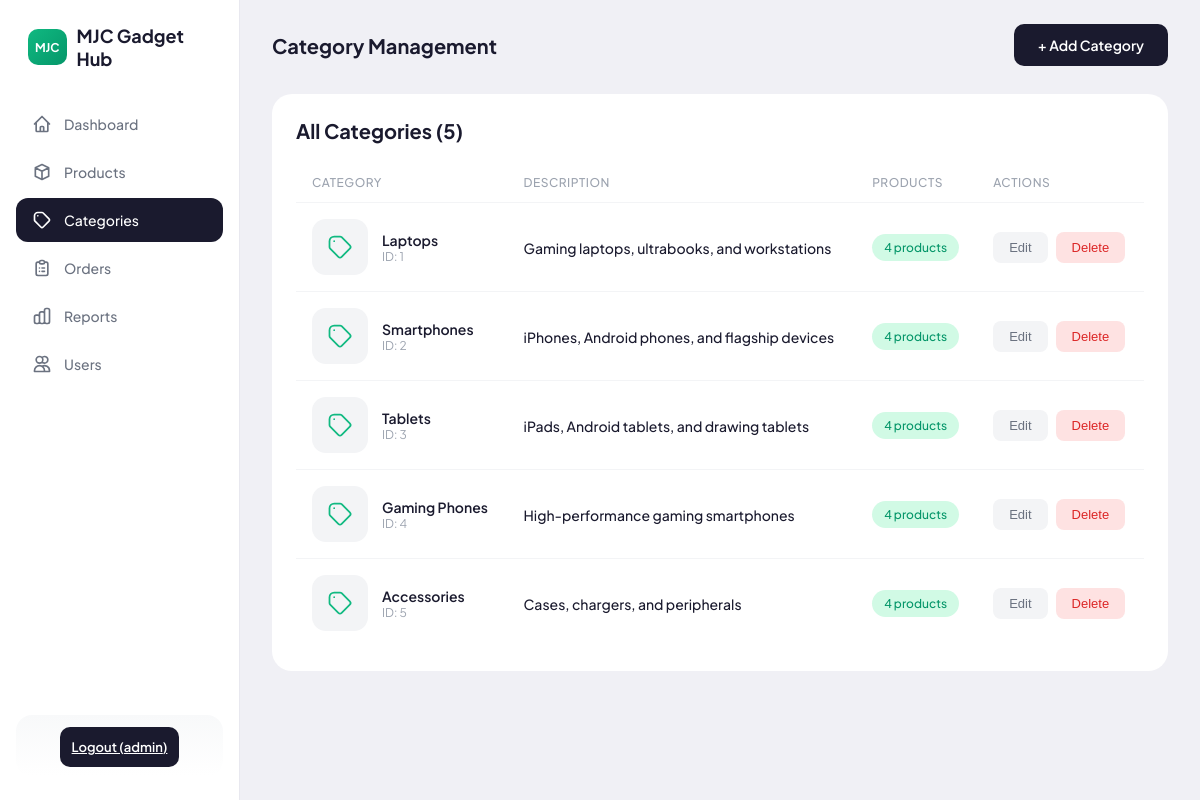
Page /admin/categories (signed in) on the committed database.
### app/models.py (models this page shows, shortened)
class User(UserMixin, db.Model):
    __tablename__ = 'user'
    id = db.Column(db.Integer, primary_key=True)
    email = db.Column(db.String(120), unique=True, nullable=False, index=True)
    username = db.Column(db.String(80), unique=True, nullable=False, index=True)
    password_hash = db.Column(db.String(256), nullable=False)
    is_admin = db.Column(db.Boolean, default=False, nullable=False)
    is_active_account = db.Column(db.Boolean, default=True, nullable=False)
    created_at = db.Column(db.DateTime, default=datetime.utcnow, nullable=False)
    orders = db.relationship('Order', backref='customer', lazy='dynamic', cascade='all, delete-orphan')

class Category(db.Model):
    __tablename__ = 'category'
    id = db.Column(db.Integer, primary_key=True)
    name = db.Column(db.String(100), unique=True, nullable=False, index=True)
    description = db.Column(db.Text)
    products = db.relationship('Product', backref='category', lazy='dynamic', cascade='all, delete-orphan')

### app/routes/admin.py (the view)
@bp.route('/categories')
@login_required
@admin_required
def categories():
    categories = Category.query.all()
    return render_template('admin/categories.html', categories=categories)

### app/models.py (called while the page is built)
@login_manager.user_loader
def load_user(id):
    return User.query.get(int(id))

### app/routes/admin.py (called while the page is built)
def admin_required(f):
    @wraps(f)
    def decorated_function(*args, **kwargs):
        if not current_user.is_authenticated or not current_user.is_admin:
            flash('Admin access required', 'error')
            return redirect(url_for('auth.login'))
        return f(*args, **kwargs)
    return decorated_function

### app/templates/admin/categories.html (shortened to what this page needs)
{% extends "admin/base.html" %}
{% block content %}
<div class="header">
    <h1 class="section-title" style="margin-bottom:0">Category Management</h1>
    <button class="btn btn-primary" onclick="document.getElementById('addModal').classList.add('active')">+ Add Category</button>
</div>
<div class="products-section">
    <div class="section-header">
        <h3 class="section-title" style="margin-bottom:0">All Categories ({{ categories|length }})</h3>
    </div>
    <table class="product-table">
        <thead>
            <tr>
                <th>Category</th>
                <th>Description</th>
                <th>Products</th>
                <th>Actions</th>
            </tr>
        </thead>
        <tbody>
            {% for category in categories %}
            <tr>
                <td>
                    <div class="product-info">
                        <div class="product-image category-icon">
                            <svg xmlns="http://www.w3.org/2000/svg" fill="none" viewBox="0 0 24 24" stroke="currentColor">
                                <path stroke-linecap="round" stroke-linejoin="round" stroke-width="1.5" d="M7 7h.01M7 3h5c.512 0 1.024.195 1.414.586l7 7a2 2 0 010 2.828l-7 7a2 2 0 01-2.828 0l-7-7A1.994 1.994 0 013 12V7a4 4 0 014-4z" />
                            </svg>
                        </div>
                        <div>
                            <div class="product-name">{{ category.name }}</div>
                            <div style="font-size:12px;color:#9ca3af;">ID: {{ category.id }}</div>
                        </div>
                    </div>
                </td>
                <td><span class="table-value">{{ category.description or '-' }}</span></td>
                <td><span class="status-badge approved">{{ category.products.count() }} products</span></td>
                <td>
                    <div class="table-actions">
                        <button class="action-btn secondary" onclick="openEditModal({{ category.id }}, '{{ category.name|e }}', '{{ category.description|e if category.description else '' }}')">Edit</button>
                        <button class="action-btn" style="background:#fee2e2;color:#dc2626;" onclick="openDeleteModal({{ category.id }}, '{{ category.name|e }}', {{ category.products.count() }})">Delete</button>
                    </div>
                </td>
            </tr>
            {% else %}
            <tr>
                <td colspan="4" class="empty-state">
                    <p>No categories yet. Click "Add Category" to create one.</p>
                </td>
            </tr>
            {% endfor %}
        </tbody>
    </table>
</div>
{% endblock %}

### app/templates/admin/base.html (shortened to what this page needs)
<!DOCTYPE html>
<html lang="en">
<head>
    <link rel="stylesheet" href="{{ url_for('static', filename='css/admin.css') }}">
</head>
<body>
    <div class="admin-container">
        <aside class="sidebar">
            <div class="logo">
                <div class="logo-icon">MJC</div>
                <span class="logo-text">MJC Gadget Hub</span>
            </div>
            <ul class="nav-menu">
                <li class="nav-item">
                    <a href="{{ url_for('admin.dashboard') }}" class="nav-link {% if request.endpoint == 'admin.dashboard' %}active{% endif %}">
                        <span>Dashboard</span>
                    </a>
                </li>
                <li class="nav-item">
                    <a href="{{ url_for('admin.products') }}" class="nav-link {% if 'products' in request.endpoint %}active{% endif %}">
                        <svg xmlns="http://www.w3.org/2000/svg" fill="none" viewBox="0 0 24 24" stroke="currentColor">
                            <path stroke-linecap="round" stroke-linejoin="round" stroke-width="2" d="M20 7l-8-4-8 4m16 0l-8 4m8-4v10l-8 4m0-10L4 7m8 4v10M4 7v10l8 4" />
                        </svg>
                        <span>Products</span>
                    </a>
                </li>
                <li class="nav-item">
                    <a href="{{ url_for('admin.categories') }}" class="nav-link {% if 'categories' in request.endpoint %}active{% endif %}">
                        <svg xmlns="http://www.w3.org/2000/svg" fill="none" viewBox="0 0 24 24" stroke="currentColor">
                            <path stroke-linecap="round" stroke-linejoin="round" stroke-width="2" d="M7 7h.01M7 3h5c.512 0 1.024.195 1.414.586l7 7a2 2 0 010 2.828l-7 7a2 2 0 01-2.828 0l-7-7A1.994 1.994 0 013 12V7a4 4 0 014-4z" />
                        </svg>
                        <span>Categories</span>
                    </a>
                </li>
                <li class="nav-item">
                    <a href="{{ url_for('admin.orders') }}" class="nav-link {% if 'order' in request.endpoint %}active{% endif %}">
                        <span>Orders</span>
                    </a>
                </li>
                <li class="nav-item">
                    <a href="{{ url_for('admin.reports') }}" class="nav-link {% if 'reports' in request.endpoint %}active{% endif %}">
                        <span>Reports</span>
                    </a>
                </li>
                <li class="nav-item">
                    <a href="{{ url_for('admin.users') }}" class="nav-link {% if 'users' in request.endpoint %}active{% endif %}">
                        <svg xmlns="http://www.w3.org/2000/svg" fill="none" viewBox="0 0 24 24" stroke="currentColor">
                            <path stroke-linecap="round" stroke-linejoin="round" stroke-width="2" d="M12 4.354a4 4 0 110 5.292M15 21H3v-1a6 6 0 0112 0v1zm0 0h6v-1a6 6 0 00-9-5.197M13 7a4 4 0 11-8 0 4 4 0 018 0z" />
                        </svg>
                        <span>Users</span>
                    </a>
                </li>
            </ul>
            <div class="upgrade-card">
                <a href="{{ url_for('auth.logout') }}" class="upgrade-btn">Logout ({{ current_user.username }})</a>
            </div>
        </aside>
        <main class="main-content">
            <div class="content-area">
                {% block content %}{% endblock %}
            </div>
        </main>
    </div>
</body>
</html>

### app/static/css/admin.css (style rules this page uses)
* { margin: 0; padding: 0; box-sizing: border-box; }
body { font-family: 'Plus Jakarta Sans', sans-serif; background-color: #f0f0f5; color: #1a1a2e; }
.admin-container { display: flex; min-height: 100vh; }
.sidebar { width: 240px; background: #fff; padding: 24px 16px; display: flex; flex-direction: column; border-right: 1px solid #e8e8ef; position: fixed; height: 100vh; overflow-y: auto; }
.logo { display: flex; align-items: center; gap: 10px; padding: 0 12px; margin-bottom: 32px; }
.logo-icon { width: 42px; height: 36px; background: linear-gradient(135deg, #10b981 0%, #059669 100%); border-radius: 10px; display: flex; align-items: center; justify-content: center; color: white; font-weight: 700; font-size: 12px; }
.logo-text { font-weight: 700; font-size: 18px; color: #1a1a2e; }
.nav-menu { list-style: none; flex: 1; }
.nav-item { margin-bottom: 4px; }
.nav-link { display: flex; align-items: center; gap: 12px; padding: 12px 16px; text-decoration: none; color: #6b7280; border-radius: 12px; transition: all 0.2s ease; font-weight: 500; font-size: 14px; }
.nav-link.active { background: #1a1a2e; color: #fff; }
.nav-link svg { width: 20px; height: 20px; }
.upgrade-card { background: linear-gradient(180deg, #f8f9fa 0%, #fff 100%); border-radius: 16px; padding: 20px; margin-top: auto; text-align: center; }
.upgrade-btn { width: 100%; padding: 12px; background: #1a1a2e; color: white; border: none; border-radius: 10px; font-weight: 600; cursor: pointer; font-size: 13px; transition: transform 0.2s; }
.main-content { flex: 1; margin-left: 240px; padding: 24px 32px; display: flex; gap: 24px; }
.content-area { flex: 1; }
.header { display: flex; align-items: center; justify-content: space-between; margin-bottom: 28px; }
.section-title { font-size: 20px; font-weight: 700; margin-bottom: 20px; color: #1a1a2e; }
.products-section { background: #fff; border-radius: 20px; padding: 24px; }
.section-header { display: flex; justify-content: space-between; align-items: center; margin-bottom: 20px; }
.product-table { width: 100%; border-collapse: collapse; }
.product-table th { text-align: left; padding: 12px 16px; font-size: 12px; color: #9ca3af; font-weight: 500; text-transform: uppercase; letter-spacing: 0.5px; border-bottom: 1px solid #f3f4f6; }
.product-table td { padding: 16px; vertical-align: middle; border-bottom: 1px solid #f3f4f6; }
.product-table tr:last-child td { border-bottom: none; }
.product-info { display: flex; align-items: center; gap: 14px; }
.product-image { width: 56px; height: 56px; border-radius: 14px; object-fit: cover; background: #f3f4f6; }
.category-icon { display: flex; align-items: center; justify-content: center; color: #10b981; }
.category-icon svg { width: 28px; height: 28px; }
.product-name { font-weight: 600; font-size: 14px; color: #1a1a2e; }
.table-value { font-weight: 500; font-size: 14px; color: #1a1a2e; }
.table-actions { display: flex; gap: 8px; }
.action-btn { padding: 8px 16px; border-radius: 8px; border: none; font-size: 13px; font-weight: 500; cursor: pointer; transition: all 0.2s; }
.action-btn.secondary { background: #f3f4f6; color: #6b7280; }
.btn { padding: 12px 24px; border-radius: 10px; font-size: 14px; font-weight: 600; cursor: pointer; border: none; transition: all 0.2s; font-family: inherit; }
.btn-primary { background: #1a1a2e; color: white; }
.status-badge { display: inline-flex; padding: 6px 12px; border-radius: 20px; font-size: 12px; font-weight: 500; }
.status-badge.approved { background: #d1fae5; color: #059669; }

### rows in the picture
User: username "admin"
Category: name "Laptops", id "1", description "Gaming laptops, ultrabooks, and workstations", products.count "4"
Category: name "Smartphones", id "2", description "iPhones, Android phones, and flagship devices", products.count "4"
Category: name "Tablets", id "3", description "iPads, Android tablets, and drawing tablets", products.count "4"
Category: name "Gaming Phones", id "4", description "High-performance gaming smartphones", products.count "4"
Category: name "Accessories", id "5", description "Cases, chargers, and peripherals", products.count "4"

### other values in the picture
{{ categories|length }} "5"
